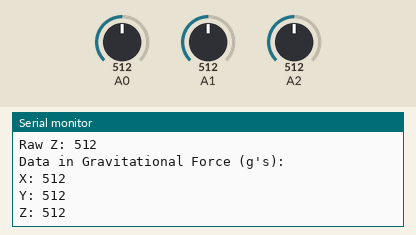
This sketch was run on a simulated Arduino Uno, built with avr-gcc and run on an emulated ATmega328P. Shown: the last lines printed to the serial monitor. Inputs (shaded band) come from the test bench; at power-on: A0 = 512, A1 = 512, A2 = 512.

Above: at 1.2 s.
1.3 s: A0 set to 109
At 1.37 s:
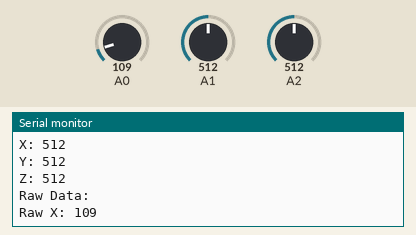
4.3 s: A0 set to 90
At 5.42 s:
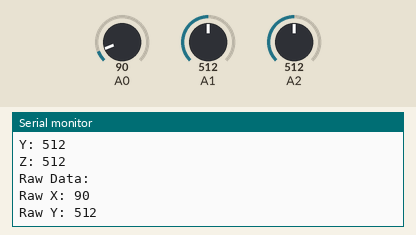
5.8 s: A1 set to 107
At 5.86 s:
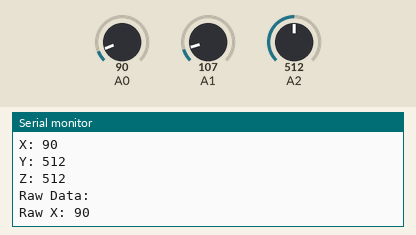
7.3 s: A1 set to 89
At 7.64 s:
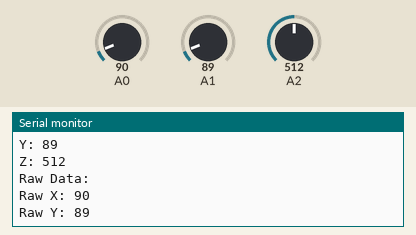
10.3 s: A2 set to 109
At 10.7 s:
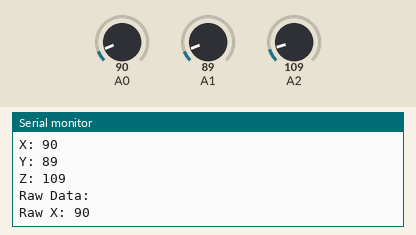
11.8 s: A2 set to 90
At 12.45 s:
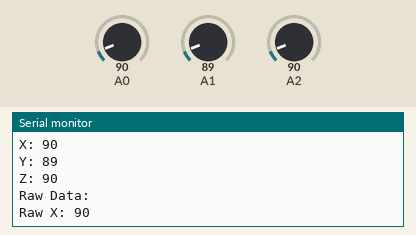
Timing chart, 0 to 14.8 s (numbered marks = the images above; inputs shaded):
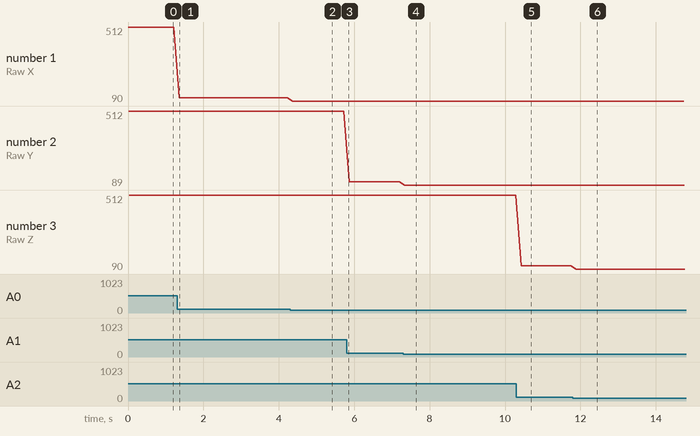

Measured:
- the behaviour switches between 100 and 99 on A0 (found by bisection; images 1 and 2)
- the behaviour switches between 100 and 99 on A1 (found by bisection; images 3 and 4)
- after the input at 1.3 s, the serial monitor: prints a new line after 0.07 s (image 1)
- after the input at 4.3 s, the serial monitor: prints a new line after 0.07 s (image 2)
- after the input at 7.3 s, the serial monitor: prints a new line after 0.05 s (image 4)
- after the input at 10.3 s, the serial monitor: prints a new line after 0.13 s (image 5)
- after the input at 11.8 s, the serial monitor: prints a new line after 0.09 s (image 6)
- plotted number 1: 512 → 109 after the input at 1.3 s, 109 → 90 after the input at 4.3 s

The sketch:

adlx337.ino
```cpp
/**
 * @file adlx337/adlx337.ino
 *
 * @brief: This code serves as an example on how to gather accelerometer data
 *         using the arduino's "AnalogRead" function. This data will use a
 *         simple conversion to convert into common units such as g's
 *
 * @description: This sensor is an analog based sensor,
 *               it is based off its own 3.3V reference therefore one must
 *               one must take note of the reference voltage fed into the
 *               development boards VRef. One can change this variable
 *               accordingly
 *
 *               If we take any one of the 3 axes, a simple formula to
 *               calculate the gravitational force is based off the
 *               max g rated value of the sensor, the reference voltage
 *               and the digital value produced by the microcontroller.
 *
 *               The digital output is between 0-1023, the max G force this
 *               sensor can take should be ±3g. Therefore the output is
 *               simply:
 *
 *                            Digital_ADC_Value    VRef
 *               G_ForceOut = ----------------- x -----
 *                                  1023           3.3
 *
 *               This can then be futher converted into m/s^2,
 *
 *               Acceleration = G_ForceOut * 9.8
 *
 *
 * @owner: SirBoard (PTY) LTD
 * @author Imran Paruk
 * Contact: sirboardza@gmail.com
 *
 */

// CHANGE THESE VARIABLES
int maxG = 3;
float VRef = 5.00;

float toGForce(float raw) {
  return (raw / 1023.00) * (VRef / 3.3);
}

void setup()
{
  // Initialize serial communication at 9600 baud
  Serial.begin(9600);
}

void loop()
{
  // Get raw accelerometer data for each axis
  int rawX = analogRead(A0);
  int rawY = analogRead(A1);
  int rawZ = analogRead(A2);

  // Print out raw X,Y,Z accelerometer readings
  Serial.println("Raw Data: ");
  Serial.print("Raw X: "); Serial.println(rawX);
  Serial.print("Raw Y: "); Serial.println(rawY);
  Serial.print("Raw Z: "); Serial.println(rawZ);
  Serial.println();

  float x, y, z;

  x = toGForce(rawX);
  y = toGForce(rawY);
  z = toGForce(rawZ);

  // Print out X,Y,Z accelerometer readings in g's
  Serial.println("Data in Gravitational Force (g's): ");
  Serial.print("X: "); Serial.println(rawX);
  Serial.print("Y: "); Serial.println(rawY);
  Serial.print("Z: "); Serial.println(rawZ);
  Serial.println();

  delay(100); // wait 100 milliseconds
}
```
